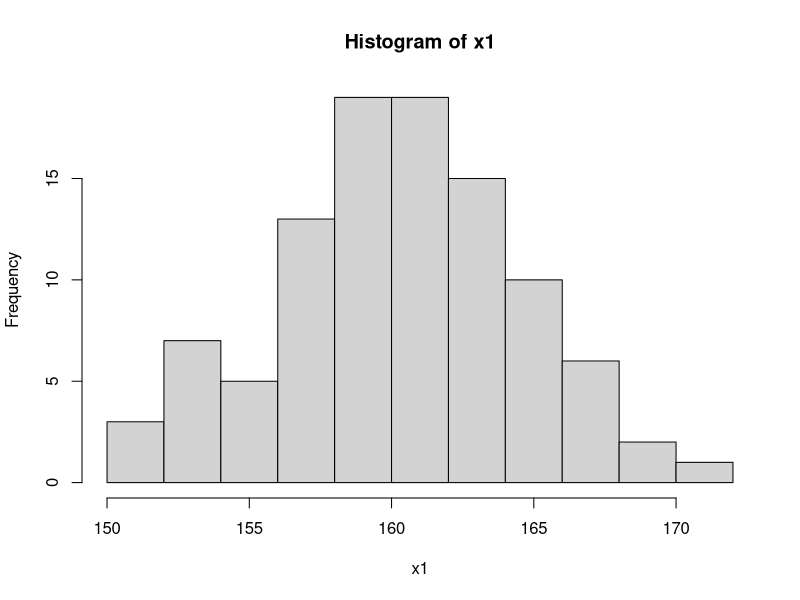
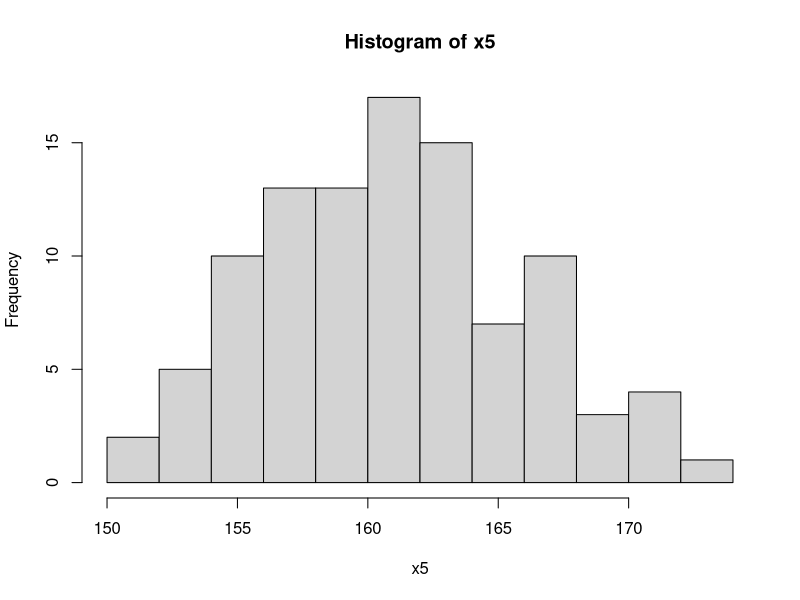
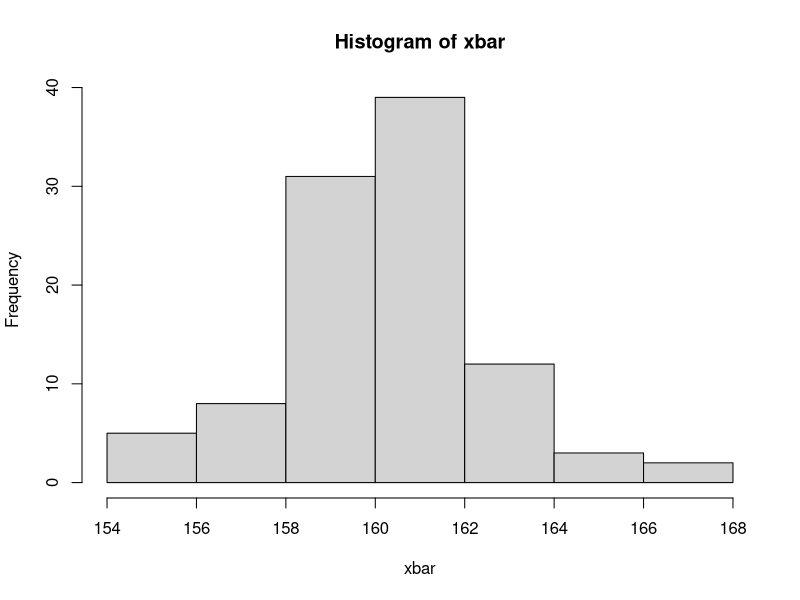
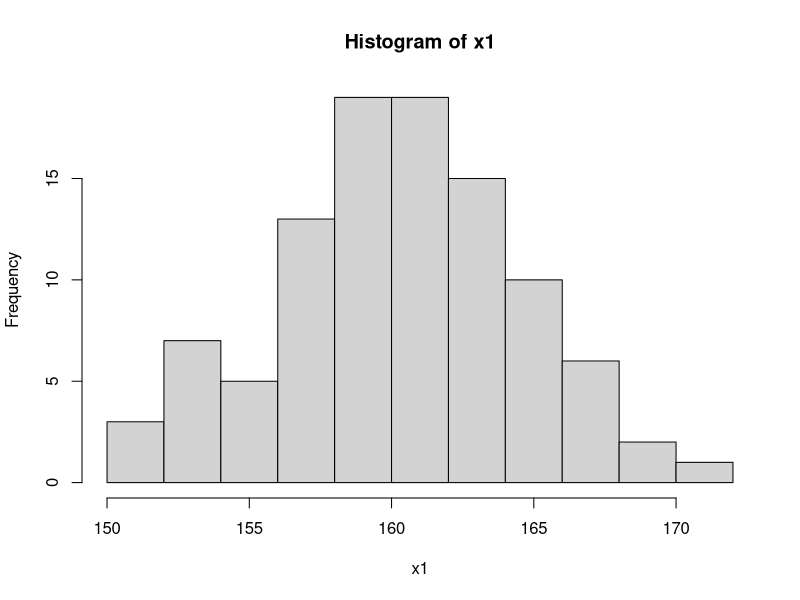
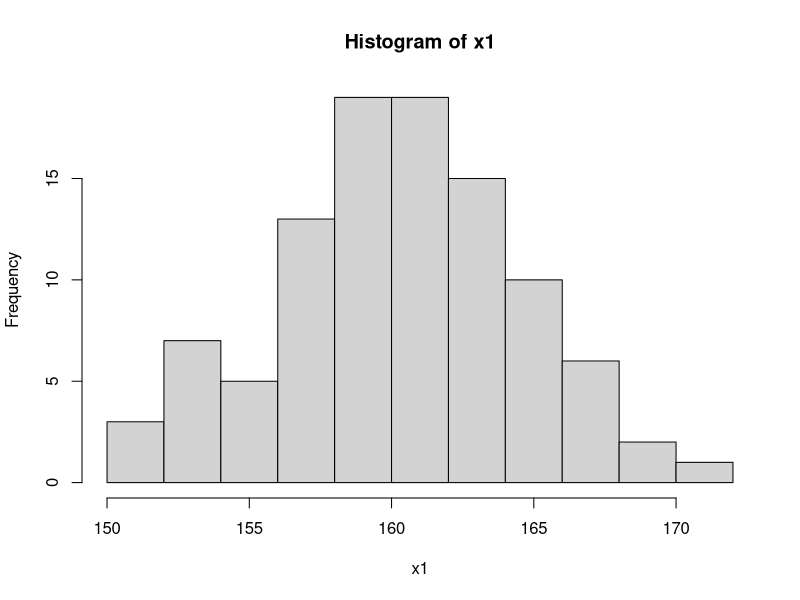
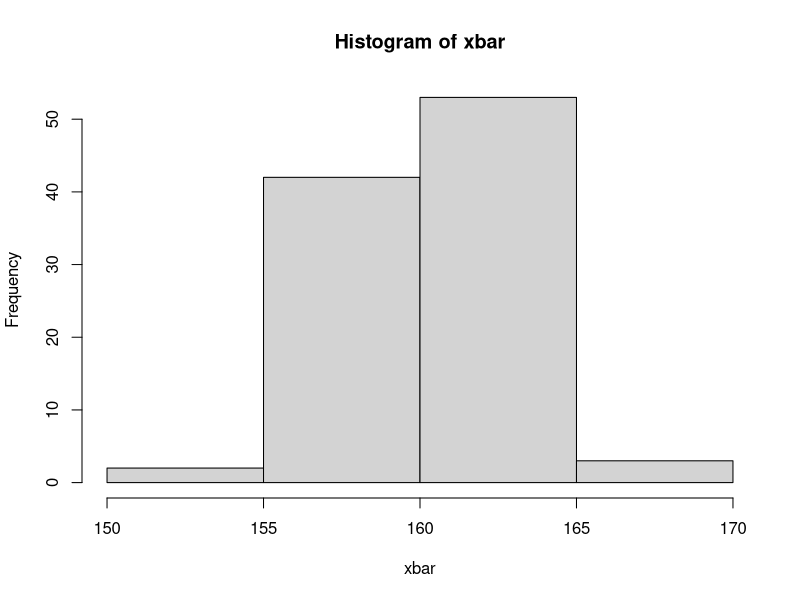

Reproduce these figures in R, in order.
x1 <- rnorm(100, mean=160, sd = 5)
x1[1]
hist(x1, breaks = 10)
x2 <- rnorm(100, mean=160, sd = 5)
x3 <- rnorm(100, mean=160, sd = 5)
x4 <- rnorm(100, mean=160, sd = 5)
x5 <- rnorm(100, mean=160, sd = 5)
hist(x5, breaks = 10)

xbar <- (x1 + x2 + x3 + x4 + x5) / 5
xbar
hist(xbar)
hist(x1)
head(x1)
head(x2)
head(xbar)

hist(x1, breaks = 10)
hist(xbar, breaks = 3)
head(x1, 15)

pnorm(150, mean=160, sd=5)
1 - pnorm(162, mean=160, sd=5)
1 - pnorm(160, mean=160, sd=5)
pnorm(167, mean=160, sd=5) - 
  pnorm(160, mean=160, sd=5)

pnorm(159, mean=160, sd=5)
pnorm(155, mean=160, sd=5)
pnorm(153.6, mean=160, sd=5)
pnorm(150, mean=160, sd=5)
